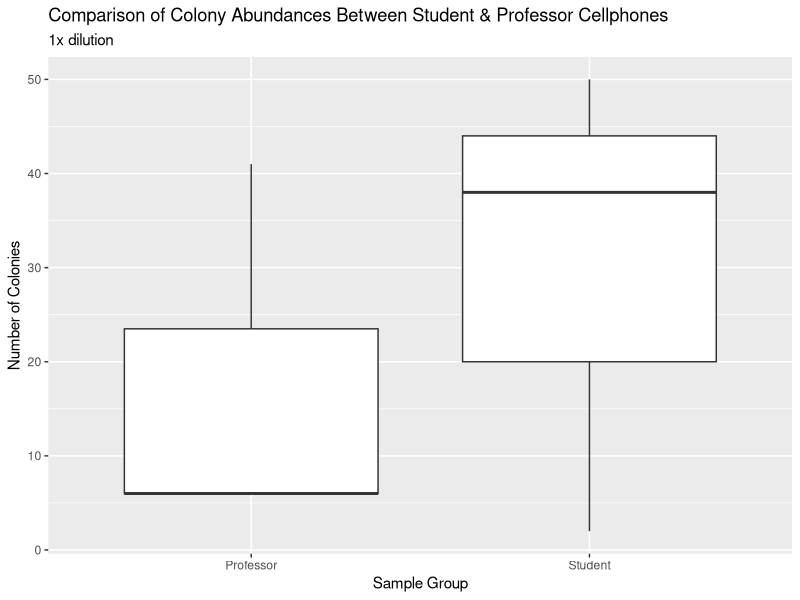
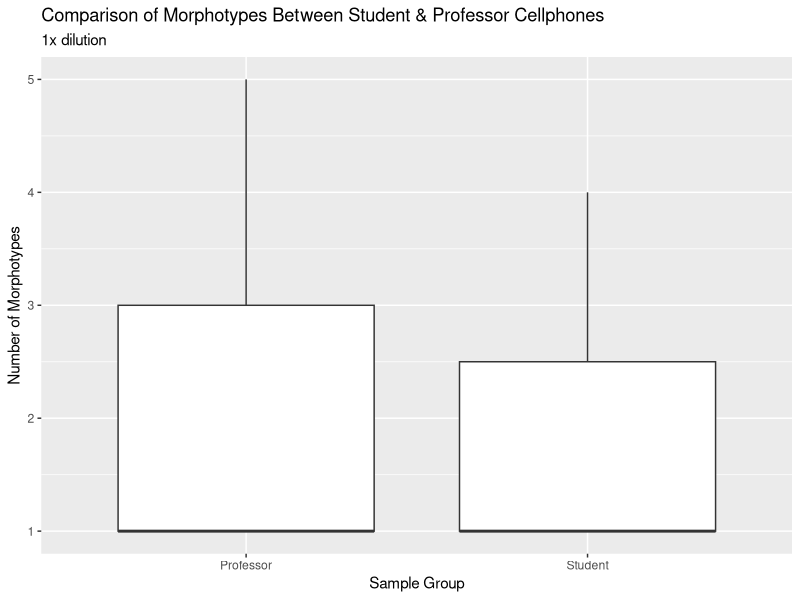

Write the R code that produced these figures, in order.
## ---- chunk 1
knitr::opts_chunk$set(echo = FALSE, message = FALSE, warning = FALSE)
## ---- chunk 2
library("ggplot2")
library("dplyr")
library("tidyr")
library("readr")
library("broom")
library("knitr")
## ---- chunk 3
# read in the culture data from csv
culture_data <- read_csv("data/raw_data/raw_culture_count_data/BIOL422_culturing_data - Sheet1.csv")
## ---- chunk 4
# filter out only 100x dilutions and make boxplot
culture_data %>% 
  filter(student_name == "Shreya Barma") %>%
  filter(dilution_1_10_or_100 == "1") %>% 
  ggplot(aes(x=sample_group,
             y=number_of_colonies)) +
  geom_boxplot() + 
  ggtitle("Comparison of Colony Abundances Between Student & Professor Cellphones", "1x dilution") +
  xlab("Sample Group") +
  ylab("Number of Colonies")
## ---- chunk 5
#run a statistical test to compare the two groups of abundances 
culture_data %>% 
  filter(student_name == "Shreya Barma") %>%
  filter(dilution_1_10_or_100 == "1") %>% 
  wilcox.test(data = ., 
              number_of_colonies ~ sample_group)

## ---- chunk 6
# filter out only 100x dilutions and make boxplot
culture_data %>% 
  filter(student_name == "Shreya Barma") %>%
  filter(dilution_1_10_or_100 == "1") %>% 
  ggplot(aes(x=sample_group,
             y=as.numeric(number_of_morphotypes))) +
  geom_boxplot() + 
  ggtitle("Comparison of Morphotypes Between Student & Professor Cellphones", "1x dilution") +
  xlab("Sample Group") +
  ylab("Number of Morphotypes")
## ---- chunk 7
#run a statistical test to compare the two groups of abundances 
culture_data %>% 
  filter(student_name == "Shreya Barma") %>%
  filter(dilution_1_10_or_100 == "1") %>% 
  wilcox.test(data = ., 
              as.numeric(number_of_morphotypes)~ sample_group) %>%
  broom::glance(x = . ) %>%
  knitr::kable()

## ---- chunk 8
# Add code chunks as needed for your analyses
